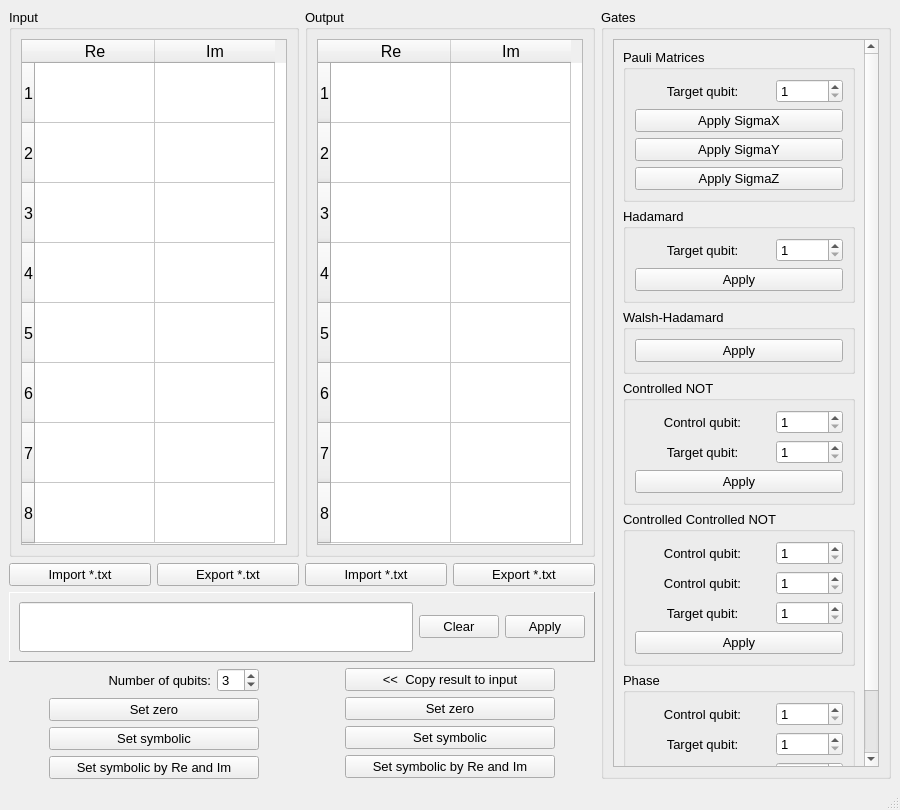
<?xml version="1.0" encoding="UTF-8"?>
<ui version="4.0">
 <class>MainWindow</class>
 <widget class="QMainWindow" name="MainWindow">
  <property name="geometry">
   <rect>
    <x>0</x>
    <y>0</y>
    <width>900</width>
    <height>810</height>
   </rect>
  </property>
  <property name="font">
   <font>
    <pointsize>10</pointsize>
   </font>
  </property>
  <property name="acceptDrops">
   <bool>false</bool>
  </property>
  <property name="windowTitle">
   <string>Quantum Gates</string>
  </property>
  <widget class="QWidget" name="centralwidget">
   <layout class="QGridLayout" name="gridLayout_2">
    <item row="0" column="0">
     <widget class="QGroupBox" name="inputGroupBox">
      <property name="sizePolicy">
       <sizepolicy hsizetype="Ignored" vsizetype="Expanding">
        <horstretch>0</horstretch>
        <verstretch>0</verstretch>
       </sizepolicy>
      </property>
      <property name="title">
       <string>Input</string>
      </property>
      <layout class="QVBoxLayout" name="verticalLayout">
       <item>
        <layout class="QHBoxLayout" name="inputHorizontalLayout">
         <item>
          <widget class="QTableWidget" name="inputTableWidget">
           <property name="sizePolicy">
            <sizepolicy hsizetype="Expanding" vsizetype="Expanding">
             <horstretch>0</horstretch>
             <verstretch>0</verstretch>
            </sizepolicy>
           </property>
           <property name="font">
            <font>
             <pointsize>12</pointsize>
            </font>
           </property>
           <property name="layoutDirection">
            <enum>Qt::LeftToRight</enum>
           </property>
           <property name="autoFillBackground">
            <bool>false</bool>
           </property>
           <property name="horizontalScrollBarPolicy">
            <enum>Qt::ScrollBarAsNeeded</enum>
           </property>
           <property name="sizeAdjustPolicy">
            <enum>QAbstractScrollArea::AdjustIgnored</enum>
           </property>
           <property name="showDropIndicator" stdset="0">
            <bool>false</bool>
           </property>
           <property name="rowCount">
            <number>8</number>
           </property>
           <property name="columnCount">
            <number>2</number>
           </property>
           <attribute name="horizontalHeaderVisible">
            <bool>true</bool>
           </attribute>
           <attribute name="horizontalHeaderCascadingSectionResizes">
            <bool>true</bool>
           </attribute>
           <attribute name="horizontalHeaderDefaultSectionSize">
            <number>120</number>
           </attribute>
           <attribute name="horizontalHeaderStretchLastSection">
            <bool>false</bool>
           </attribute>
           <attribute name="verticalHeaderDefaultSectionSize">
            <number>60</number>
           </attribute>
           <attribute name="verticalHeaderStretchLastSection">
            <bool>false</bool>
           </attribute>
           <row/>
           <row/>
           <row/>
           <row/>
           <row/>
           <row/>
           <row/>
           <row/>
           <column>
            <property name="text">
             <string>Re</string>
            </property>
            <property name="textAlignment">
             <set>AlignCenter</set>
            </property>
           </column>
           <column>
            <property name="text">
             <string>Im</string>
            </property>
            <property name="textAlignment">
             <set>AlignCenter</set>
            </property>
           </column>
          </widget>
         </item>
        </layout>
       </item>
      </layout>
     </widget>
    </item>
    <item row="0" column="1">
     <widget class="QGroupBox" name="outputGroupBox">
      <property name="sizePolicy">
       <sizepolicy hsizetype="Ignored" vsizetype="Expanding">
        <horstretch>0</horstretch>
        <verstretch>0</verstretch>
       </sizepolicy>
      </property>
      <property name="title">
       <string>Output</string>
      </property>
      <layout class="QVBoxLayout" name="verticalLayout_8">
       <item>
        <layout class="QHBoxLayout" name="outputHorizontalLayout">
         <item>
          <widget class="QTableWidget" name="outputTableWidget">
           <property name="sizePolicy">
            <sizepolicy hsizetype="Expanding" vsizetype="Expanding">
             <horstretch>0</horstretch>
             <verstretch>0</verstretch>
            </sizepolicy>
           </property>
           <property name="font">
            <font>
             <pointsize>12</pointsize>
            </font>
           </property>
           <property name="layoutDirection">
            <enum>Qt::LeftToRight</enum>
           </property>
           <property name="autoFillBackground">
            <bool>false</bool>
           </property>
           <property name="horizontalScrollBarPolicy">
            <enum>Qt::ScrollBarAsNeeded</enum>
           </property>
           <property name="sizeAdjustPolicy">
            <enum>QAbstractScrollArea::AdjustIgnored</enum>
           </property>
           <property name="showDropIndicator" stdset="0">
            <bool>false</bool>
           </property>
           <property name="rowCount">
            <number>8</number>
           </property>
           <property name="columnCount">
            <number>2</number>
           </property>
           <attribute name="horizontalHeaderVisible">
            <bool>true</bool>
           </attribute>
           <attribute name="horizontalHeaderCascadingSectionResizes">
            <bool>true</bool>
           </attribute>
           <attribute name="horizontalHeaderDefaultSectionSize">
            <number>120</number>
           </attribute>
           <attribute name="horizontalHeaderStretchLastSection">
            <bool>false</bool>
           </attribute>
           <attribute name="verticalHeaderDefaultSectionSize">
            <number>60</number>
           </attribute>
           <row/>
           <row/>
           <row/>
           <row/>
           <row/>
           <row/>
           <row/>
           <row/>
           <column>
            <property name="text">
             <string>Re</string>
            </property>
           </column>
           <column>
            <property name="text">
             <string>Im</string>
            </property>
           </column>
          </widget>
         </item>
        </layout>
       </item>
      </layout>
     </widget>
    </item>
    <item row="1" column="0">
     <layout class="QHBoxLayout" name="inputTxtHorizontalLayout">
      <item>
       <widget class="QPushButton" name="inputImportTxtPushButton">
        <property name="text">
         <string>Import *.txt</string>
        </property>
       </widget>
      </item>
      <item>
       <widget class="QPushButton" name="inputExportTxtPushButton">
        <property name="text">
         <string>Export *.txt</string>
        </property>
       </widget>
      </item>
     </layout>
    </item>
    <item row="1" column="1">
     <layout class="QHBoxLayout" name="outputTxtHorizontalLayout">
      <item>
       <widget class="QPushButton" name="outputImportTxtPushButton">
        <property name="text">
         <string>Import *.txt</string>
        </property>
       </widget>
      </item>
      <item>
       <widget class="QPushButton" name="outputExportTxtPushButton">
        <property name="text">
         <string>Export *.txt</string>
        </property>
       </widget>
      </item>
     </layout>
    </item>
    <item row="2" column="0" colspan="2">
     <widget class="QFrame" name="lineFrame">
      <property name="frameShape">
       <enum>QFrame::Panel</enum>
      </property>
      <property name="frameShadow">
       <enum>QFrame::Raised</enum>
      </property>
      <layout class="QHBoxLayout" name="horizontalLayout_2">
       <item>
        <widget class="QLineEdit" name="lineEdit">
         <property name="minimumSize">
          <size>
           <width>0</width>
           <height>50</height>
          </size>
         </property>
         <property name="font">
          <font>
           <pointsize>12</pointsize>
          </font>
         </property>
         <property name="text">
          <string/>
         </property>
        </widget>
       </item>
       <item>
        <widget class="QPushButton" name="clearLinePushButton">
         <property name="text">
          <string>Clear</string>
         </property>
        </widget>
       </item>
       <item>
        <widget class="QPushButton" name="applyLinePushButton">
         <property name="text">
          <string>Apply</string>
         </property>
        </widget>
       </item>
      </layout>
     </widget>
    </item>
    <item row="3" column="0">
     <layout class="QHBoxLayout" name="inputParamsHorizontalLayout">
      <item>
       <spacer name="inputHorizontalFirstSpacer">
        <property name="orientation">
         <enum>Qt::Horizontal</enum>
        </property>
        <property name="sizeType">
         <enum>QSizePolicy::Minimum</enum>
        </property>
        <property name="sizeHint" stdset="0">
         <size>
          <width>40</width>
          <height>20</height>
         </size>
        </property>
       </spacer>
      </item>
      <item>
       <layout class="QGridLayout" name="gridLayout">
        <item row="2" column="0" colspan="2">
         <widget class="QPushButton" name="setZeroInputPushButton">
          <property name="sizePolicy">
           <sizepolicy hsizetype="Minimum" vsizetype="Fixed">
            <horstretch>0</horstretch>
            <verstretch>0</verstretch>
           </sizepolicy>
          </property>
          <property name="text">
           <string>Set zero</string>
          </property>
         </widget>
        </item>
        <item row="1" column="1">
         <widget class="QSpinBox" name="numberOfQubitsSpinBox">
          <property name="sizePolicy">
           <sizepolicy hsizetype="Fixed" vsizetype="Fixed">
            <horstretch>0</horstretch>
            <verstretch>0</verstretch>
           </sizepolicy>
          </property>
          <property name="layoutDirection">
           <enum>Qt::LeftToRight</enum>
          </property>
          <property name="alignment">
           <set>Qt::AlignLeading|Qt::AlignLeft|Qt::AlignVCenter</set>
          </property>
          <property name="minimum">
           <number>1</number>
          </property>
          <property name="value">
           <number>3</number>
          </property>
         </widget>
        </item>
        <item row="1" column="0">
         <widget class="QLabel" name="numberOfQubitsLabel">
          <property name="sizePolicy">
           <sizepolicy hsizetype="Minimum" vsizetype="Preferred">
            <horstretch>0</horstretch>
            <verstretch>0</verstretch>
           </sizepolicy>
          </property>
          <property name="text">
           <string>Number of qubits:</string>
          </property>
          <property name="alignment">
           <set>Qt::AlignRight|Qt::AlignTrailing|Qt::AlignVCenter</set>
          </property>
         </widget>
        </item>
        <item row="4" column="0" colspan="2">
         <widget class="QPushButton" name="setSymbolicByReAndImInputPushButton">
          <property name="text">
           <string>Set symbolic by Re and Im</string>
          </property>
         </widget>
        </item>
        <item row="3" column="0" colspan="2">
         <widget class="QPushButton" name="setSymbolicInputPushButton">
          <property name="text">
           <string>Set symbolic</string>
          </property>
         </widget>
        </item>
       </layout>
      </item>
      <item>
       <spacer name="inputHorizontalSecondSpacer">
        <property name="orientation">
         <enum>Qt::Horizontal</enum>
        </property>
        <property name="sizeType">
         <enum>QSizePolicy::Minimum</enum>
        </property>
        <property name="sizeHint" stdset="0">
         <size>
          <width>40</width>
          <height>20</height>
         </size>
        </property>
       </spacer>
      </item>
     </layout>
    </item>
    <item row="3" column="1">
     <layout class="QGridLayout" name="outputGridLayout">
      <item row="0" column="2">
       <spacer name="outputHorizontalSecondSpacer">
        <property name="orientation">
         <enum>Qt::Horizontal</enum>
        </property>
        <property name="sizeType">
         <enum>QSizePolicy::Minimum</enum>
        </property>
        <property name="sizeHint" stdset="0">
         <size>
          <width>40</width>
          <height>20</height>
         </size>
        </property>
       </spacer>
      </item>
      <item row="0" column="0">
       <spacer name="outputHorizontalFirstSpacer">
        <property name="orientation">
         <enum>Qt::Horizontal</enum>
        </property>
        <property name="sizeType">
         <enum>QSizePolicy::Minimum</enum>
        </property>
        <property name="sizeHint" stdset="0">
         <size>
          <width>40</width>
          <height>20</height>
         </size>
        </property>
       </spacer>
      </item>
      <item row="0" column="1">
       <layout class="QFormLayout" name="outputFormLayout">
        <item row="0" column="0" colspan="2">
         <widget class="QPushButton" name="copyResultToInputPushButton">
          <property name="sizePolicy">
           <sizepolicy hsizetype="Minimum" vsizetype="Fixed">
            <horstretch>0</horstretch>
            <verstretch>0</verstretch>
           </sizepolicy>
          </property>
          <property name="text">
           <string>&lt;&lt;  Copy result to input</string>
          </property>
         </widget>
        </item>
        <item row="1" column="0" colspan="2">
         <widget class="QPushButton" name="setZeroOutputPushButton">
          <property name="sizePolicy">
           <sizepolicy hsizetype="Minimum" vsizetype="Fixed">
            <horstretch>0</horstretch>
            <verstretch>0</verstretch>
           </sizepolicy>
          </property>
          <property name="text">
           <string>Set zero</string>
          </property>
         </widget>
        </item>
        <item row="2" column="0" colspan="2">
         <widget class="QPushButton" name="setSymbolicOutputPushButton">
          <property name="text">
           <string>Set symbolic</string>
          </property>
         </widget>
        </item>
        <item row="3" column="0" colspan="2">
         <widget class="QPushButton" name="setSymbolicByReAndImOutputPushButton">
          <property name="text">
           <string>Set symbolic by Re and Im</string>
          </property>
         </widget>
        </item>
       </layout>
      </item>
     </layout>
    </item>
    <item row="0" column="2" rowspan="4">
     <widget class="QGroupBox" name="gatesGroupBox">
      <property name="sizePolicy">
       <sizepolicy hsizetype="MinimumExpanding" vsizetype="Preferred">
        <horstretch>0</horstretch>
        <verstretch>0</verstretch>
       </sizepolicy>
      </property>
      <property name="maximumSize">
       <size>
        <width>300</width>
        <height>16777215</height>
       </size>
      </property>
      <property name="title">
       <string>Gates</string>
      </property>
      <layout class="QVBoxLayout" name="verticalLayout_7">
       <item>
        <widget class="QScrollArea" name="scrollArea">
         <property name="widgetResizable">
          <bool>true</bool>
         </property>
         <widget class="QWidget" name="scrollAreaWidgetContents">
          <property name="geometry">
           <rect>
            <x>0</x>
            <y>0</y>
            <width>267</width>
            <height>862</height>
           </rect>
          </property>
          <layout class="QVBoxLayout" name="verticalLayout_9">
           <item>
            <widget class="QGroupBox" name="pauliMatricesGroupBox">
             <property name="title">
              <string>Pauli Matrices</string>
             </property>
             <layout class="QVBoxLayout" name="verticalLayout_3">
              <item>
               <layout class="QGridLayout" name="pauliMatricesGridLayout">
                <item row="0" column="0" colspan="2">
                 <widget class="QLabel" name="pauliMatricesLabel">
                  <property name="layoutDirection">
                   <enum>Qt::LeftToRight</enum>
                  </property>
                  <property name="text">
                   <string>Target qubit:</string>
                  </property>
                  <property name="alignment">
                   <set>Qt::AlignCenter</set>
                  </property>
                 </widget>
                </item>
                <item row="0" column="2">
                 <widget class="QSpinBox" name="pauliMatricesSpinBox">
                  <property name="minimum">
                   <number>1</number>
                  </property>
                 </widget>
                </item>
                <item row="1" column="0" colspan="3">
                 <widget class="QPushButton" name="pauliMatricesSigmaXPushButton">
                  <property name="text">
                   <string>Apply SigmaX</string>
                  </property>
                 </widget>
                </item>
                <item row="2" column="0" colspan="3">
                 <widget class="QPushButton" name="pauliMatricesSigmaYPushButton">
                  <property name="text">
                   <string>Apply SigmaY</string>
                  </property>
                 </widget>
                </item>
                <item row="3" column="0" colspan="3">
                 <widget class="QPushButton" name="pauliMatricesSigmaZPushButton">
                  <property name="text">
                   <string>Apply SigmaZ</string>
                  </property>
                 </widget>
                </item>
               </layout>
              </item>
             </layout>
            </widget>
           </item>
           <item>
            <widget class="QGroupBox" name="hadamardGroupBox">
             <property name="title">
              <string>Hadamard</string>
             </property>
             <layout class="QVBoxLayout" name="verticalLayout_2">
              <item>
               <layout class="QGridLayout" name="hadamardGridLayout">
                <item row="0" column="0" colspan="2">
                 <widget class="QLabel" name="hadamardLabel">
                  <property name="layoutDirection">
                   <enum>Qt::LeftToRight</enum>
                  </property>
                  <property name="text">
                   <string>Target qubit:</string>
                  </property>
                  <property name="alignment">
                   <set>Qt::AlignCenter</set>
                  </property>
                 </widget>
                </item>
                <item row="0" column="2">
                 <widget class="QSpinBox" name="hadamardSpinBox">
                  <property name="minimum">
                   <number>1</number>
                  </property>
                 </widget>
                </item>
                <item row="1" column="0" colspan="3">
                 <widget class="QPushButton" name="hadamardPushButton">
                  <property name="text">
                   <string>Apply</string>
                  </property>
                 </widget>
                </item>
               </layout>
              </item>
             </layout>
            </widget>
           </item>
           <item>
            <widget class="QGroupBox" name="walshHadamardGroupBox">
             <property name="title">
              <string>Walsh-Hadamard</string>
             </property>
             <layout class="QHBoxLayout" name="horizontalLayout">
              <item>
               <layout class="QVBoxLayout" name="walshHadamardVerticalLayout">
                <item>
                 <widget class="QPushButton" name="walshHadamardPushButton">
                  <property name="text">
                   <string>Apply</string>
                  </property>
                 </widget>
                </item>
               </layout>
              </item>
             </layout>
            </widget>
           </item>
           <item>
            <widget class="QGroupBox" name="controlledNotGroupBox">
             <property name="title">
              <string>Controlled NOT</string>
             </property>
             <layout class="QVBoxLayout" name="verticalLayout_4">
              <item>
               <layout class="QGridLayout" name="controlledNotGridLayout">
                <item row="0" column="0" colspan="2">
                 <widget class="QLabel" name="controlledNotControlQubitLabel">
                  <property name="layoutDirection">
                   <enum>Qt::LeftToRight</enum>
                  </property>
                  <property name="text">
                   <string>Control qubit:</string>
                  </property>
                  <property name="alignment">
                   <set>Qt::AlignCenter</set>
                  </property>
                 </widget>
                </item>
                <item row="0" column="2">
                 <widget class="QSpinBox" name="controlledNotControlSpinBox">
                  <property name="minimum">
                   <number>1</number>
                  </property>
                 </widget>
                </item>
                <item row="1" column="2">
                 <widget class="QSpinBox" name="controlledNotTargetSpinBox">
                  <property name="minimum">
                   <number>1</number>
                  </property>
                 </widget>
                </item>
                <item row="1" column="0" colspan="2">
                 <widget class="QLabel" name="controlledNotTargetLabel">
                  <property name="layoutDirection">
                   <enum>Qt::LeftToRight</enum>
                  </property>
                  <property name="text">
                   <string>Target qubit:</string>
                  </property>
                  <property name="alignment">
                   <set>Qt::AlignCenter</set>
                  </property>
                 </widget>
                </item>
                <item row="2" column="0" colspan="3">
                 <widget class="QPushButton" name="controlledNotPushButton">
                  <property name="text">
                   <string>Apply</string>
                  </property>
                 </widget>
                </item>
               </layout>
              </item>
             </layout>
            </widget>
           </item>
           <item>
            <widget class="QGroupBox" name="controlledControlledNotGroupBox">
             <property name="title">
              <string>Controlled Controlled NOT</string>
             </property>
             <layout class="QVBoxLayout" name="verticalLayout_5">
              <item>
               <layout class="QGridLayout" name="controlledControlledNotGridLayout">
                <item row="0" column="0" colspan="2">
                 <widget class="QLabel" name="controlledControlledNotFirstControlLabel">
                  <property name="layoutDirection">
                   <enum>Qt::LeftToRight</enum>
                  </property>
                  <property name="text">
                   <string>Control qubit:</string>
                  </property>
                  <property name="alignment">
                   <set>Qt::AlignCenter</set>
                  </property>
                 </widget>
                </item>
                <item row="2" column="0" colspan="2">
                 <widget class="QLabel" name="controlledControlledNotTargetLabel">
                  <property name="layoutDirection">
                   <enum>Qt::LeftToRight</enum>
                  </property>
                  <property name="text">
                   <string>Target qubit:</string>
                  </property>
                  <property name="alignment">
                   <set>Qt::AlignCenter</set>
                  </property>
                 </widget>
                </item>
                <item row="0" column="2">
                 <widget class="QSpinBox" name="controlledControlledNotFirstControlSpinBox">
                  <property name="minimum">
                   <number>1</number>
                  </property>
                 </widget>
                </item>
                <item row="2" column="2">
                 <widget class="QSpinBox" name="controlledControlledNotTargetSpinBox">
                  <property name="minimum">
                   <number>1</number>
                  </property>
                 </widget>
                </item>
                <item row="1" column="0" colspan="2">
                 <widget class="QLabel" name="controlledControlledNotSecondControlLabel">
                  <property name="layoutDirection">
                   <enum>Qt::LeftToRight</enum>
                  </property>
                  <property name="text">
                   <string>Control qubit:</string>
                  </property>
                  <property name="alignment">
                   <set>Qt::AlignCenter</set>
                  </property>
                 </widget>
                </item>
                <item row="1" column="2">
                 <widget class="QSpinBox" name="controlledControlledNotSecondControlSpinBox">
                  <property name="minimum">
                   <number>1</number>
                  </property>
                 </widget>
                </item>
                <item row="3" column="0" colspan="3">
                 <widget class="QPushButton" name="controlledControlledNotPushButton">
                  <property name="text">
                   <string>Apply</string>
                  </property>
                 </widget>
                </item>
               </layout>
              </item>
             </layout>
            </widget>
           </item>
           <item>
            <widget class="QGroupBox" name="phaseGroupBox">
             <property name="title">
              <string>Phase</string>
             </property>
             <layout class="QVBoxLayout" name="verticalLayout_10">
              <item>
               <layout class="QGridLayout" name="phaseGridLayout">
                <item row="3" column="0" colspan="3">
                 <widget class="QPushButton" name="phasePushButton">
                  <property name="text">
                   <string>Apply</string>
                  </property>
                 </widget>
                </item>
                <item row="0" column="2">
                 <widget class="QSpinBox" name="phaseControlSpinBox">
                  <property name="minimum">
                   <number>1</number>
                  </property>
                 </widget>
                </item>
                <item row="0" column="0" colspan="2">
                 <widget class="QLabel" name="phaseControlQubitLabel">
                  <property name="layoutDirection">
                   <enum>Qt::LeftToRight</enum>
                  </property>
                  <property name="text">
                   <string>Control qubit:</string>
                  </property>
                  <property name="alignment">
                   <set>Qt::AlignCenter</set>
                  </property>
                 </widget>
                </item>
                <item row="2" column="2">
                 <widget class="QDoubleSpinBox" name="phaseDoubleSpinBox">
                  <property name="minimum">
                   <double>-99.000000000000000</double>
                  </property>
                 </widget>
                </item>
                <item row="2" column="0" colspan="2">
                 <widget class="QLabel" name="phasePhaseLabel">
                  <property name="layoutDirection">
                   <enum>Qt::LeftToRight</enum>
                  </property>
                  <property name="text">
                   <string>Phase (fractions of pi):</string>
                  </property>
                  <property name="alignment">
                   <set>Qt::AlignCenter</set>
                  </property>
                 </widget>
                </item>
                <item row="1" column="0" colspan="2">
                 <widget class="QLabel" name="phaseTargetQubitLabel">
                  <property name="layoutDirection">
                   <enum>Qt::LeftToRight</enum>
                  </property>
                  <property name="text">
                   <string>Target qubit:</string>
                  </property>
                  <property name="alignment">
                   <set>Qt::AlignCenter</set>
                  </property>
                 </widget>
                </item>
                <item row="1" column="2">
                 <widget class="QSpinBox" name="phaseTargetSpinBox">
                  <property name="minimum">
                   <number>1</number>
                  </property>
                 </widget>
                </item>
               </layout>
              </item>
             </layout>
            </widget>
           </item>
           <item>
            <spacer name="gatesVerticalSpacer">
             <property name="orientation">
              <enum>Qt::Vertical</enum>
             </property>
             <property name="sizeHint" stdset="0">
              <size>
               <width>20</width>
               <height>40</height>
              </size>
             </property>
            </spacer>
           </item>
          </layout>
         </widget>
        </widget>
       </item>
      </layout>
     </widget>
    </item>
   </layout>
  </widget>
  <widget class="QMenuBar" name="menubar">
   <property name="geometry">
    <rect>
     <x>0</x>
     <y>0</y>
     <width>900</width>
     <height>22</height>
    </rect>
   </property>
  </widget>
  <widget class="QStatusBar" name="statusbar"/>
 </widget>
 <resources/>
 <connections/>
</ui>
